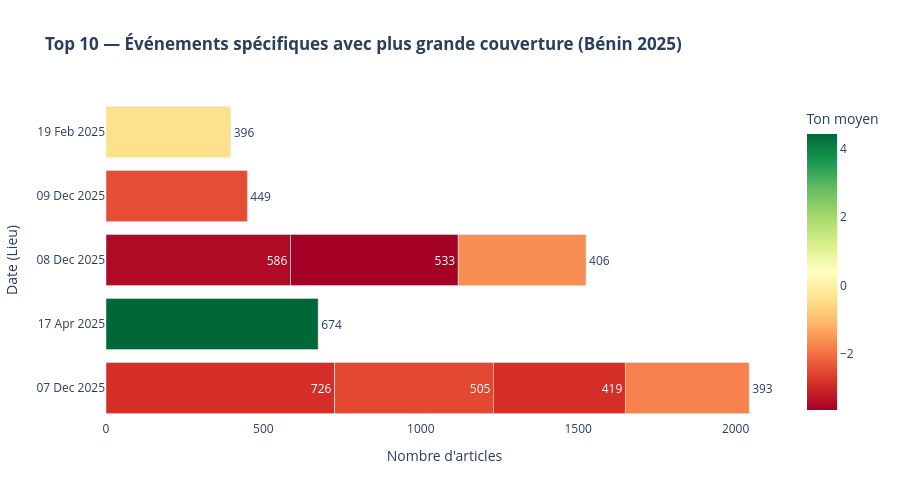

The notebook cell this image was saved under:
### Code cell
# ── Q1c — Top 10 specific events (by articles) ──────────────────
# Identify the ACTUAL events (date + location + type) with most coverage
specific_events = (
    df.groupby(["SQLDATE", "ActionGeo_ADM1Code", "event_root_label"], as_index=False)
    .agg(
        nb_articles=("NumArticles", "sum"),
        nb_events=("SQLDATE", "count"),
        avg_tone=("AvgTone", "mean")
    )
    .sort_values("nb_articles", ascending=False)
    .head(10)
)

# Format date for display
specific_events["date_label"] = specific_events["SQLDATE"].dt.strftime("%d %b %Y")

fig1c = px.bar(
    specific_events,
    x="nb_articles",
    y="date_label",
    orientation="h",
    title="<b>Top 10 — Événements spécifiques avec plus grande couverture (Bénin 2025)</b>",
    labels={"nb_articles": "Nombre d'articles", "date_label": "Date (Lieu)"},
    color="avg_tone",
    color_continuous_scale="RdYlGn",
    hover_data={"event_root_label": True, "nb_articles": True, "avg_tone": ":.2f"},
    text="nb_articles"
)
fig1c.update_traces(textposition="outside")
fig1c.update_layout(
    height=500,
    plot_bgcolor="white",
    coloraxis_colorbar=dict(title="Ton moyen")
)
fig1c.show()

print("\nInsight Q1c — Événements spécifiques majeurs :")
for idx, row in specific_events.head(3).iterrows():
    print(f"  {row['date_label']:12} | {row['event_root_label']:30} | {row['nb_articles']:,} articles | Ton: {row['avg_tone']:.1f}")

### Figure 1 — Plotly figure (JSON) as saved in the notebook; plotly's stock layout.template omitted (floating-point values rounded to 4 significant figures)
{"data": [{"customdata": [["Déclaration publique", -2.87], ["Consultation", 4.437], ["Consultation", -3.482], ["Déclaration publique", -3.642], ["Consultation", -2.51], ["Consultation", -2.431], ["Désapprobation", -2.869], ["Appel / Demande", -1.62], ["Consultation", -0.3778], ["Appel / Demande", -1.766]], "hovertemplate": "Nombre d'articles=%{text}<br>Date (Lieu)=%{y}<br>event_root_label=%{customdata[0]}<br>avg_tone=%{marker.color:.2f}<extra></extra>", "legendgroup": "", "marker": {"color": [-2.87, 4.437, -3.482, -3.642, -2.51, -2.431, -2.869, -1.62, -0.3778, -1.766], "coloraxis": "coloraxis", "pattern": {"shape": ""}}, "name": "", "orientation": "h", "showlegend": false, "text": [726.0, 674.0, 586.0, 533.0, 505.0, 449.0, 419.0, 406.0, 396.0, 393.0], "textposition": "outside", "type": "bar", "x": [726, 674, 586, 533, 505, 449, 419, 406, 396, 393], "xaxis": "x", "y": ["07 Dec 2025", "17 Apr 2025", "08 Dec 2025", "08 Dec 2025", "07 Dec 2025", "09 Dec 2025", "07 Dec 2025", "08 Dec 2025", "19 Feb 2025", "07 Dec 2025"], "yaxis": "y"}], "layout": {"barmode": "relative", "coloraxis": {"colorbar": {"title": {"text": "Ton moyen"}}, "colorscale": [[0, "rgb(165,0,38)"], [0.1, "rgb(215,48,39)"], [0.2, "rgb(244,109,67)"], [0.3, "rgb(253,174,97)"], [0.4, "rgb(254,224,139)"], [0.5, "rgb(255,255,191)"], [0.6, "rgb(217,239,139)"], [0.7, "rgb(166,217,106)"], [0.8, "rgb(102,189,99)"], [0.9, "rgb(26,152,80)"], [1, "rgb(0,104,55)"]]}, "height": 500, "legend": {"tracegroupgap": 0}, "plot_bgcolor": "white", "title": {"text": "<b>Top 10 — Événements spécifiques avec plus grande couverture (Bénin 2025)</b>"}, "xaxis": {"anchor": "y", "domain": [0, 1], "title": {"text": "Nombre d'articles"}}, "yaxis": {"anchor": "x", "domain": [0, 1], "title": {"text": "Date (Lieu)"}}}}
